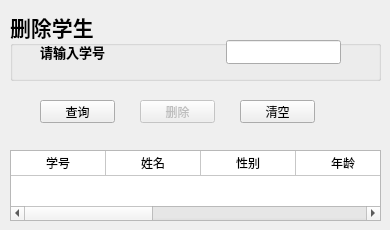
      <widget class="QWidget" name="tab_17">
       <attribute name="title">
        <string>删除</string>
       </attribute>
       <widget class="QGroupBox" name="groupBox_12">
        <property name="geometry">
         <rect>
          <x>10</x>
          <y>10</y>
          <width>371</width>
          <height>71</height>
         </rect>
        </property>
        <property name="font">
         <font>
          <family>华文隶书</family>
          <pointsize>16</pointsize>
          <weight>75</weight>
          <bold>true</bold>
         </font>
        </property>
        <property name="title">
         <string>删除学生</string>
        </property>
        <widget class="QWidget" name="layoutWidget10">
         <property name="geometry">
          <rect>
           <x>30</x>
           <y>30</y>
           <width>301</width>
           <height>24</height>
          </rect>
         </property>
         <layout class="QHBoxLayout" name="horizontalLayout_32">
          <item>
           <widget class="QLabel" name="delStuSnoLabel">
            <property name="font">
             <font>
              <family>仿宋</family>
              <pointsize>10</pointsize>
             </font>
            </property>
            <property name="text">
             <string>请输入学号</string>
            </property>
           </widget>
          </item>
          <item>
           <spacer name="horizontalSpacer_13">
            <property name="orientation">
             <enum>Qt::Horizontal</enum>
            </property>
            <property name="sizeHint" stdset="0">
             <size>
              <width>40</width>
              <height>20</height>
             </size>
            </property>
           </spacer>
          </item>
          <item>
           <widget class="QLineEdit" name="delStuSnoInput">
            <property name="font">
             <font>
              <family>宋体</family>
              <pointsize>9</pointsize>
              <weight>50</weight>
              <bold>false</bold>
             </font>
            </property>
           </widget>
          </item>
         </layout>
        </widget>
       </widget>
       <widget class="QPushButton" name="delStuFindBtn">
        <property name="geometry">
         <rect>
          <x>40</x>
          <y>100</y>
          <width>75</width>
          <height>23</height>
         </rect>
        </property>
        <property name="font">
         <font>
          <family>宋体</family>
          <pointsize>9</pointsize>
         </font>
        </property>
        <property name="text">
         <string>查询</string>
        </property>
       </widget>
       <widget class="QPushButton" name="delStuBtn">
        <property name="enabled">
         <bool>false</bool>
        </property>
        <property name="geometry">
         <rect>
          <x>140</x>
          <y>100</y>
          <width>75</width>
          <height>23</height>
         </rect>
        </property>
        <property name="font">
         <font>
          <family>宋体</family>
          <pointsize>9</pointsize>
         </font>
        </property>
        <property name="text">
         <string>删除</string>
        </property>
       </widget>
       <widget class="QPushButton" name="resetDelStuBtn">
        <property name="geometry">
         <rect>
          <x>240</x>
          <y>100</y>
          <width>75</width>
          <height>23</height>
         </rect>
        </property>
        <property name="font">
         <font>
          <family>宋体</family>
          <pointsize>9</pointsize>
         </font>
        </property>
        <property name="text">
         <string>清空</string>
        </property>
       </widget>
       <widget class="QTableWidget" name="delStuFindTable">
        <property name="geometry">
         <rect>
          <x>10</x>
          <y>150</y>
          <width>371</width>
          <height>71</height>
         </rect>
        </property>
        <property name="font">
         <font>
          <family>宋体</family>
          <pointsize>9</pointsize>
         </font>
        </property>
        <property name="rowCount">
         <number>1</number>
        </property>
        <property name="columnCount">
         <number>8</number>
        </property>
        <attribute name="horizontalHeaderVisible">
         <bool>false</bool>
        </attribute>
        <attribute name="horizontalHeaderDefaultSectionSize">
         <number>95</number>
        </attribute>
        <attribute name="verticalHeaderVisible">
         <bool>false</bool>
        </attribute>
        <attribute name="verticalHeaderDefaultSectionSize">
         <number>25</number>
        </attribute>
        <row/>
        <column/>
        <column/>
        <column/>
        <column/>
        <column/>
        <column/>
        <column/>
        <column/>
        <item row="0" column="0">
         <property name="text">
          <string>学号</string>
         </property>
         <property name="textAlignment">
          <set>AlignCenter</set>
         </property>
        </item>
        <item row="0" column="1">
         <property name="text">
          <string>姓名</string>
         </property>
         <property name="textAlignment">
          <set>AlignCenter</set>
         </property>
        </item>
        <item row="0" column="2">
         <property name="text">
          <string>性别</string>
         </property>
         <property name="textAlignment">
          <set>AlignCenter</set>
         </property>
        </item>
        <item row="0" column="3">
         <property name="text">
          <string>年龄</string>
         </property>
         <property name="textAlignment">
          <set>AlignCenter</set>
         </property>
        </item>
        <item row="0" column="4">
         <property name="text">
          <string>籍贯</string>
         </property>
         <property name="textAlignment">
          <set>AlignCenter</set>
         </property>
        </item>
        <item row="0" column="5">
         <property name="text">
          <string>政治面貌</string>
         </property>
         <property name="textAlignment">
          <set>AlignCenter</set>
         </property>
        </item>
        <item row="0" column="6">
         <property name="text">
          <string>入学时间</string>
         </property>
         <property name="textAlignment">
          <set>AlignCenter</set>
         </property>
        </item>
        <item row="0" column="7">
         <property name="text">
          <string>联系电话</string>
         </property>
         <property name="textAlignment">
          <set>AlignCenter</set>
         </property>
        </item>
       </widget>
      </widget>
